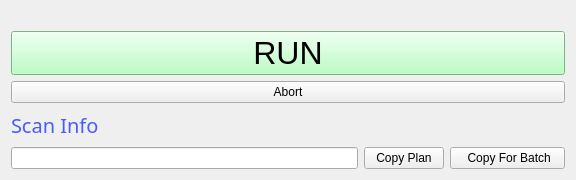
               <widget class="QWidget" name="toolBox_10Page1">
                <property name="geometry">
                 <rect>
                  <x>0</x>
                  <y>0</y>
                  <width>576</width>
                  <height>180</height>
                 </rect>
                </property>
                <attribute name="label">
                 <string>Scan</string>
                </attribute>
                <layout class="QGridLayout" name="gridLayout_111">
                 <item row="3" column="0">
                  <widget class="QPushButton" name="pb_abort_fly">
                   <property name="text">
                    <string>Abort</string>
                   </property>
                  </widget>
                 </item>
                 <item row="7" column="0">
                  <layout class="QGridLayout" name="gridLayout_57">
                   <item row="0" column="2">
                    <widget class="QPushButton" name="pb_batchscan_copy">
                     <property name="sizePolicy">
                      <sizepolicy hsizetype="Fixed" vsizetype="Fixed">
                       <horstretch>0</horstretch>
                       <verstretch>0</verstretch>
                      </sizepolicy>
                     </property>
                     <property name="toolTip">
                      <string>yield from will be added to the front</string>
                     </property>
                     <property name="text">
                      <string>    Copy For Batch   </string>
                     </property>
                    </widget>
                   </item>
                   <item row="0" column="1">
                    <widget class="QPushButton" name="pb_scan_copy">
                     <property name="sizePolicy">
                      <sizepolicy hsizetype="Fixed" vsizetype="Fixed">
                       <horstretch>0</horstretch>
                       <verstretch>0</verstretch>
                      </sizepolicy>
                     </property>
                     <property name="toolTip">
                      <string>paste the scan to a terminal for scan</string>
                     </property>
                     <property name="text">
                      <string>Copy Plan</string>
                     </property>
                    </widget>
                   </item>
                   <item row="0" column="0">
                    <widget class="QLineEdit" name="text_scan_plan">
                     <property name="sizePolicy">
                      <sizepolicy hsizetype="Preferred" vsizetype="Fixed">
                       <horstretch>0</horstretch>
                       <verstretch>0</verstretch>
                      </sizepolicy>
                     </property>
                    </widget>
                   </item>
                  </layout>
                 </item>
                 <item row="4" column="0">
                  <widget class="QLabel" name="label_scan_info_calc">
                   <property name="sizePolicy">
                    <sizepolicy hsizetype="Preferred" vsizetype="Preferred">
                     <horstretch>0</horstretch>
                     <verstretch>0</verstretch>
                    </sizepolicy>
                   </property>
                   <property name="font">
                    <font>
                     <family>Modern No. 20</family>
                     <pointsize>15</pointsize>
                     <italic>false</italic>
                     <bold>false</bold>
                    </font>
                   </property>
                   <property name="styleSheet">
                    <string notr="true">color: rgb(73, 91, 255);
font: 15pt &quot;Modern No. 20&quot;;


</string>
                   </property>
                   <property name="text">
                    <string>Scan Info</string>
                   </property>
                  </widget>
                 </item>
                 <item row="0" column="0">
                  <widget class="QLabel" name="label_53">
                   <property name="sizePolicy">
                    <sizepolicy hsizetype="Preferred" vsizetype="Fixed">
                     <horstretch>0</horstretch>
                     <verstretch>0</verstretch>
                    </sizepolicy>
                   </property>
                   <property name="text">
                    <string/>
                   </property>
                  </widget>
                 </item>
                 <item row="2" column="0">
                  <layout class="QHBoxLayout" name="horizontalLayout_5">
                   <property name="spacing">
                    <number>20</number>
                   </property>
                   <item>
                    <widget class="QPushButton" name="start">
                     <property name="sizePolicy">
                      <sizepolicy hsizetype="Preferred" vsizetype="Preferred">
                       <horstretch>0</horstretch>
                       <verstretch>0</verstretch>
                      </sizepolicy>
                     </property>
                     <property name="font">
                      <font>
                       <family>MS Shell Dlg 2</family>
                       <pointsize>24</pointsize>
                       <italic>false</italic>
                       <bold>false</bold>
                      </font>
                     </property>
                     <property name="toolTip">
                      <string>excetute the scan plan</string>
                     </property>
                     <property name="autoFillBackground">
                      <bool>false</bool>
                     </property>
                     <property name="styleSheet">
                      <string notr="true">QPushButton {
	background-color: rgb(167, 255, 180);
	
	font: 24pt &quot;MS Shell Dlg 2&quot;;
	}

QPushButton:hover{ 
	background-color: rgb(255, 255, 0); 
	}

QPushButton:pressed{ 
	background-color: rgb(0, 255, 0); 
	}



</string>
                     </property>
                     <property name="text">
                      <string>RUN</string>
                     </property>
                    </widget>
                   </item>
                  </layout>
                 </item>
                </layout>
               </widget>
